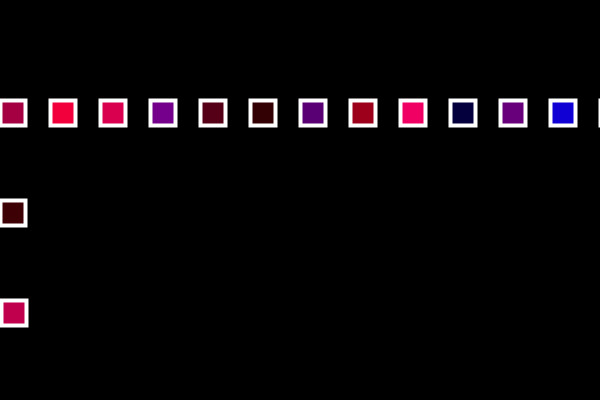
Frame 1 (no input)
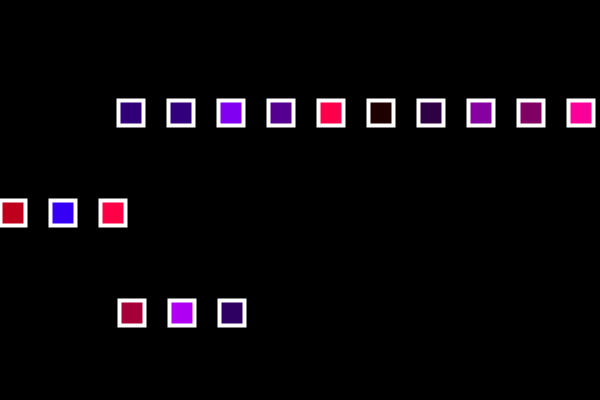
Frame 60 (the mouse pressed at the canvas centre just before this capture)
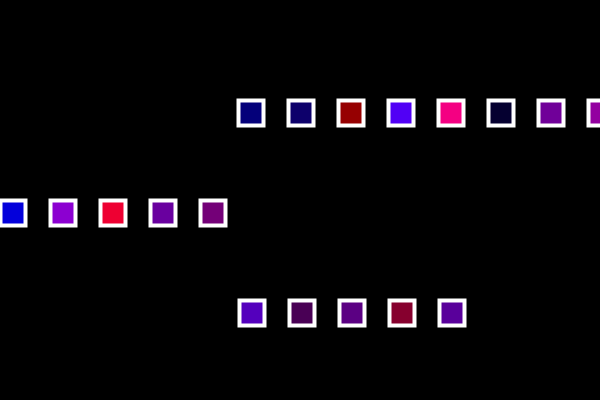
Frame 120 (the mouse held since frame 60 and released just before this capture)

The Processing sketch that drew these frames (run headless with seeded random() and noise(); from frame 60 on, the mouse is pressed at the canvas centre):

// Processing sketch: animated_for
// ── animated_for.pde
// the purpose of the draw loop is not to animate but to draw a whole bunch of things beforethe end of the draw loop 
//if you want to animate, you will have to add random or incramentation

int offset = 0;

void setup() {
  size(600, 400);
}

void draw() {
  background(0);
  strokeWeight(4);
  stroke(255);
  
  //add an offset to the whole loop
   for (int x = 0; x <= width; x += 50){ 
    fill(random(255), 0, random(255));
    rect(x + offset , 100, 25, 25);
    }
    offset++;
    
  //draw the x up to the offset distance each loop
    for (int x = 0; x <= offset; x += 50){ 
    fill(random(255), 0, random(255));
    rect(x, 200, 25, 25);
    }
    
  //offset and incrament   
    for (int x = 0; x <= offset; x += 50){ 
    fill(random(255), 0, random(255));
    rect(x + offset, 300, 25, 25);
    }
    
    //incramentation operation 
    offset ++;
    
    //to make a reset
    if(offset > width){
      offset = 0;
    }
    
}
